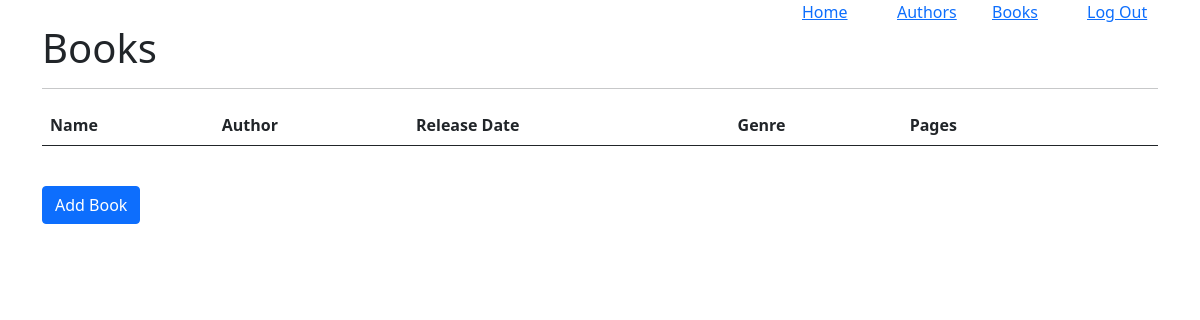
The page /books (signed in) on the database as committed earlier.
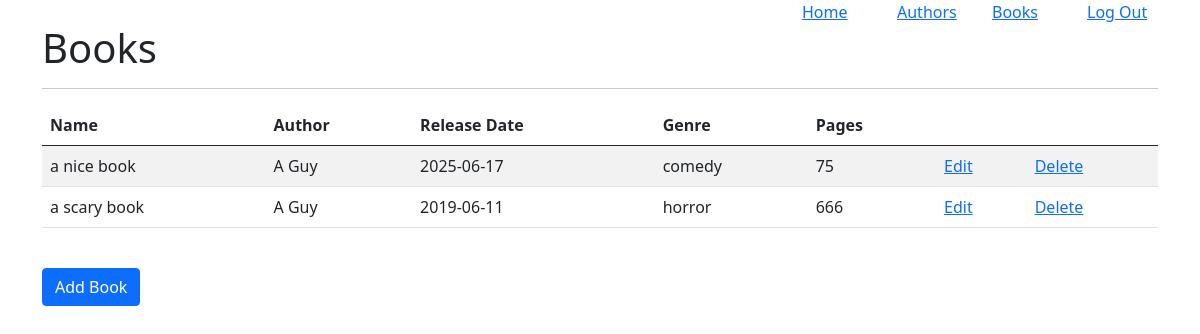
The same page on the database as committed later.
### app/models.py (models this page shows, shortened)
class Book(db.Model):
    book_id: so.Mapped[int] = so.mapped_column(primary_key=True)
    author_id: so.Mapped[int] = so.mapped_column(sa.ForeignKey(Author.author_id))
    name: so.Mapped[str] = so.mapped_column(sa.String(64))
    release_date: so.Mapped[date] = so.mapped_column()
    genre: so.Mapped[str] = so.mapped_column(sa.String(64))
    pages: so.Mapped[int] = so.mapped_column()
    author: so.Mapped[Author] = so.relationship(back_populates='books')

class Author(db.Model):
    author_id: so.Mapped[int] = so.mapped_column(primary_key=True)
    name: so.Mapped[str] = so.mapped_column(sa.String(64))
    age: so.Mapped[int] = so.mapped_column()
    books: so.WriteOnlyMapped['Book'] = so.relationship(back_populates='author')

### app/routes.py (the view)
@app.route("/books")
@login_required
def books():
    books = db.session.scalars(sa.select(Book)).all()
    return render_template("Books/Books.html", books=books)

### app/models.py (called while the page is built)
@login.user_loader
def load_user(id):
    return db.session.get(User, int(id))

### app/templates/Books/Books.html (shortened to what this page needs)
{% extends "Base.html" %}
{% block content %}
    <h1>Books</h1>
    <hr>
    <table class="table table-striped">
        <thead>
            <tr>
                <th>Name</th>
                <th>Author</th>
                <th>Release Date</th>
                <th>Genre</th>
                <th>Pages</th>
                <th></th>
                <th></th>
            </tr>
        </thead>
        <tbody>
            {% for book in books %}
            <tr>
                <td>{{book.name}}</td>
                <td>{{book.author.name}}</td>
                <td>{{book.release_date}}</td>
                <td>{{book.genre}}</td>
                <td>{{book.pages}}</td>
                <td><a href="{{url_for('edit_book', id=book.book_id)}}">Edit</a></td>
                {% if current_user.role == 'Admin' %}
                <td><a href="{{url_for('delete_book', id=book.book_id)}}">Delete</a></td>
                {% endif %}
            </tr>
            {% endfor %}
        </tbody>
    </table>
    <br>
    <a class="btn btn-primary" href="{{url_for('add_book')}}">Add Book</a>
{% endblock %}

### app/templates/Base.html (shortened to what this page needs)
<!DOCTYPE html>
<html>
<head>
    <link href="https://cdn.jsdelivr.net/npm/bootstrap@5.0.2/dist/css/bootstrap.min.css" rel="stylesheet"
>
</head>
<body>
    <div class="container">
        <div class="row">
            {% if current_user.is_anonymous %}
            <p></p>
            {% else %}
            <div class="col-lg-8"></div>
            <div class="col-lg-1">
                <a href="{{url_for('home')}}">Home</a>
            </div>
            <div class="col-lg-1">
                <a href="{{url_for('authors')}}">Authors</a>
            </div>
            <div class="col-lg-1">
                <a href="{{url_for('books')}}">Books</a>
            </div>
            <div class="col-lg-1">
                <a href="{{url_for('logout')}}">Log Out</a>
            </div>
            {% endif %}
        </div>
        {% block content %}{% endblock %}
    </div>
</body>
</html>

Rows that differ between the two databases and show on the page:
added Book: name "a nice book", author.name "A Guy", release_date "2025-06-17", genre "comedy", pages "75"
added Book: name "a scary book", author.name "A Guy", release_date "2019-06-11", genre "horror", pages "666"
